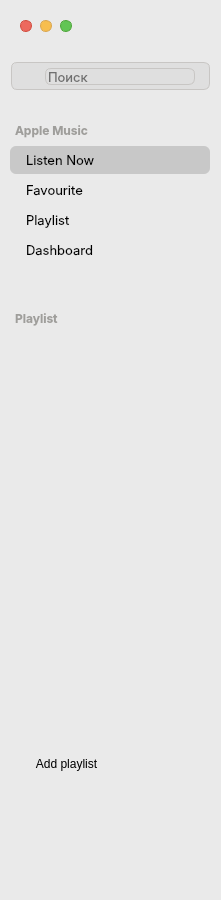
    <widget class="QFrame" name="sidebar_2">
     <property name="geometry">
      <rect>
       <x>0</x>
       <y>0</y>
       <width>221</width>
       <height>900</height>
      </rect>
     </property>
     <property name="styleSheet">
      <string notr="true">background-color: #EAEAEA; 
border-radius: 0px;
border-top-left-radius: 6px; 
border-bottom-left-radius: 6px</string>
     </property>
     <property name="frameShape">
      <enum>QFrame::StyledPanel</enum>
     </property>
     <property name="frameShadow">
      <enum>QFrame::Raised</enum>
     </property>
     <widget class="QFrame" name="AppleMusic_3">
      <property name="geometry">
       <rect>
        <x>10</x>
        <y>146</y>
        <width>200</width>
        <height>120</height>
       </rect>
      </property>
      <property name="frameShape">
       <enum>QFrame::StyledPanel</enum>
      </property>
      <property name="frameShadow">
       <enum>QFrame::Raised</enum>
      </property>
      <widget class="QPushButton" name="pushButton_ListenNow">
       <property name="geometry">
        <rect>
         <x>0</x>
         <y>0</y>
         <width>200</width>
         <height>28</height>
        </rect>
       </property>
       <property name="sizeIncrement">
        <size>
         <width>0</width>
         <height>0</height>
        </size>
       </property>
       <property name="baseSize">
        <size>
         <width>0</width>
         <height>0</height>
        </size>
       </property>
       <property name="font">
        <font>
         <family>SF Pro Display</family>
         <pointsize>10</pointsize>
        </font>
       </property>
       <property name="cursor">
        <cursorShape>PointingHandCursor</cursorShape>
       </property>
       <property name="layoutDirection">
        <enum>Qt::LeftToRight</enum>
       </property>
       <property name="styleSheet">
        <string notr="true">border-radius: 6px;
text-align: left;
padding-left: 16px;
background-color: #C8C8C8;
</string>
       </property>
       <property name="text">
        <string>Listen Now</string>
       </property>
       <property name="icon">
        <iconset>
         <normaloff>../images/ListenNow.svg</normaloff>../images/ListenNow.svg</iconset>
       </property>
       <property name="iconSize">
        <size>
         <width>16</width>
         <height>16</height>
        </size>
       </property>
       <property name="checkable">
        <bool>false</bool>
       </property>
       <property name="autoDefault">
        <bool>false</bool>
       </property>
       <property name="default">
        <bool>false</bool>
       </property>
       <property name="flat">
        <bool>false</bool>
       </property>
      </widget>
      <widget class="QPushButton" name="pushButton_Favourite">
       <property name="geometry">
        <rect>
         <x>0</x>
         <y>30</y>
         <width>200</width>
         <height>28</height>
        </rect>
       </property>
       <property name="sizeIncrement">
        <size>
         <width>0</width>
         <height>0</height>
        </size>
       </property>
       <property name="baseSize">
        <size>
         <width>0</width>
         <height>0</height>
        </size>
       </property>
       <property name="font">
        <font>
         <family>SF Pro Display</family>
         <pointsize>10</pointsize>
        </font>
       </property>
       <property name="cursor">
        <cursorShape>PointingHandCursor</cursorShape>
       </property>
       <property name="layoutDirection">
        <enum>Qt::LeftToRight</enum>
       </property>
       <property name="styleSheet">
        <string notr="true">border-radius: 6px;
text-align: left;
padding-left: 16px;
</string>
       </property>
       <property name="text">
        <string>Favourite</string>
       </property>
       <property name="icon">
        <iconset>
         <normaloff>../images/Music.svg</normaloff>../images/Music.svg</iconset>
       </property>
       <property name="iconSize">
        <size>
         <width>16</width>
         <height>16</height>
        </size>
       </property>
       <property name="checkable">
        <bool>false</bool>
       </property>
       <property name="autoDefault">
        <bool>false</bool>
       </property>
       <property name="default">
        <bool>false</bool>
       </property>
       <property name="flat">
        <bool>false</bool>
       </property>
      </widget>
      <widget class="QPushButton" name="pushButton_Album">
       <property name="geometry">
        <rect>
         <x>0</x>
         <y>60</y>
         <width>200</width>
         <height>28</height>
        </rect>
       </property>
       <property name="sizeIncrement">
        <size>
         <width>0</width>
         <height>0</height>
        </size>
       </property>
       <property name="baseSize">
        <size>
         <width>0</width>
         <height>0</height>
        </size>
       </property>
       <property name="font">
        <font>
         <family>SF Pro Display</family>
         <pointsize>10</pointsize>
        </font>
       </property>
       <property name="cursor">
        <cursorShape>PointingHandCursor</cursorShape>
       </property>
       <property name="layoutDirection">
        <enum>Qt::LeftToRight</enum>
       </property>
       <property name="styleSheet">
        <string notr="true">border-radius: 6px;
text-align: left;
padding-left: 16px;
</string>
       </property>
       <property name="text">
        <string>Playlist</string>
       </property>
       <property name="icon">
        <iconset>
         <normaloff>../images/Album.svg</normaloff>../images/Album.svg</iconset>
       </property>
       <property name="iconSize">
        <size>
         <width>16</width>
         <height>16</height>
        </size>
       </property>
       <property name="checkable">
        <bool>false</bool>
       </property>
       <property name="autoDefault">
        <bool>false</bool>
       </property>
       <property name="default">
        <bool>false</bool>
       </property>
       <property name="flat">
        <bool>false</bool>
       </property>
      </widget>
      <widget class="QPushButton" name="pushButton_Album_2">
       <property name="geometry">
        <rect>
         <x>0</x>
         <y>90</y>
         <width>200</width>
         <height>28</height>
        </rect>
       </property>
       <property name="sizeIncrement">
        <size>
         <width>0</width>
         <height>0</height>
        </size>
       </property>
       <property name="baseSize">
        <size>
         <width>0</width>
         <height>0</height>
        </size>
       </property>
       <property name="font">
        <font>
         <family>SF Pro Display</family>
         <pointsize>10</pointsize>
        </font>
       </property>
       <property name="cursor">
        <cursorShape>PointingHandCursor</cursorShape>
       </property>
       <property name="layoutDirection">
        <enum>Qt::LeftToRight</enum>
       </property>
       <property name="styleSheet">
        <string notr="true">border-radius: 6px;
text-align: left;
padding-left: 16px;
</string>
       </property>
       <property name="text">
        <string>Dashboard</string>
       </property>
       <property name="icon">
        <iconset>
         <normaloff>../images/ListenNow.svg</normaloff>../images/ListenNow.svg</iconset>
       </property>
       <property name="iconSize">
        <size>
         <width>16</width>
         <height>16</height>
        </size>
       </property>
       <property name="checkable">
        <bool>false</bool>
       </property>
       <property name="autoDefault">
        <bool>false</bool>
       </property>
       <property name="default">
        <bool>false</bool>
       </property>
       <property name="flat">
        <bool>false</bool>
       </property>
      </widget>
     </widget>
     <widget class="QFrame" name="window">
      <property name="geometry">
       <rect>
        <x>20</x>
        <y>20</y>
        <width>52</width>
        <height>12</height>
       </rect>
      </property>
      <property name="frameShape">
       <enum>QFrame::StyledPanel</enum>
      </property>
      <property name="frameShadow">
       <enum>QFrame::Raised</enum>
      </property>
      <widget class="QPushButton" name="TrafficLight_ED695E_6">
       <property name="geometry">
        <rect>
         <x>0</x>
         <y>0</y>
         <width>12</width>
         <height>12</height>
        </rect>
       </property>
       <property name="styleSheet">
        <string notr="true">border: 0.5px solid #D14C3E;
background-color: #ED695E;
border-radius: 6px</string>
       </property>
       <property name="text">
        <string/>
       </property>
      </widget>
      <widget class="QPushButton" name="TrafficLight_F7BE4F_5">
       <property name="geometry">
        <rect>
         <x>20</x>
         <y>0</y>
         <width>12</width>
         <height>12</height>
        </rect>
       </property>
       <property name="styleSheet">
        <string notr="true">border: 0.5px solid #D9A651;
background-color: #F7BE4F;
border-radius: 6px</string>
       </property>
       <property name="text">
        <string/>
       </property>
      </widget>
      <widget class="QPushButton" name="TrafficLight_62C554_5">
       <property name="geometry">
        <rect>
         <x>40</x>
         <y>0</y>
         <width>12</width>
         <height>12</height>
        </rect>
       </property>
       <property name="styleSheet">
        <string notr="true">border: 0.5px solid #4FA53A;
background-color: #62C554;
border-radius: 6px</string>
       </property>
       <property name="text">
        <string/>
       </property>
      </widget>
     </widget>
     <widget class="QLabel" name="label_85">
      <property name="geometry">
       <rect>
        <x>15</x>
        <y>122</y>
        <width>91</width>
        <height>16</height>
       </rect>
      </property>
      <property name="font">
       <font>
        <family>SF Pro Display</family>
        <pointsize>9</pointsize>
        <weight>75</weight>
        <bold>true</bold>
       </font>
      </property>
      <property name="styleSheet">
       <string notr="true">color: #9F9E9B</string>
      </property>
      <property name="text">
       <string>Apple Music</string>
      </property>
     </widget>
     <widget class="QFrame" name="frameSearch">
      <property name="geometry">
       <rect>
        <x>11</x>
        <y>62</y>
        <width>199</width>
        <height>28</height>
       </rect>
      </property>
      <property name="styleSheet">
       <string notr="true">background-color: #DFDFDF;
border: 0.5px solid #C8C6C4;
border-radius: 6px</string>
      </property>
      <property name="frameShape">
       <enum>QFrame::StyledPanel</enum>
      </property>
      <property name="frameShadow">
       <enum>QFrame::Raised</enum>
      </property>
      <widget class="QLabel" name="label_86">
       <property name="geometry">
        <rect>
         <x>9</x>
         <y>4</y>
         <width>20</width>
         <height>21</height>
        </rect>
       </property>
       <property name="styleSheet">
        <string notr="true">border:none</string>
       </property>
       <property name="text">
        <string/>
       </property>
       <property name="pixmap">
        <pixmap>../images/Search.svg</pixmap>
       </property>
       <property name="scaledContents">
        <bool>false</bool>
       </property>
       <property name="alignment">
        <set>Qt::AlignCenter</set>
       </property>
      </widget>
      <widget class="QLineEdit" name="lineEditSearch">
       <property name="geometry">
        <rect>
         <x>34</x>
         <y>6</y>
         <width>150</width>
         <height>17</height>
        </rect>
       </property>
       <property name="font">
        <font>
         <family>Inter</family>
         <pointsize>10</pointsize>
         <weight>50</weight>
         <bold>false</bold>
        </font>
       </property>
       <property name="styleSheet">
        <string notr="true">border: none;
background-color: transparent;
QLineEdit[text=\&quot;\&quot;] { 
	color:red;
}</string>
       </property>
       <property name="text">
        <string/>
       </property>
       <property name="placeholderText">
        <string>Поиск</string>
       </property>
      </widget>
     </widget>
     <widget class="QLabel" name="label_87">
      <property name="geometry">
       <rect>
        <x>15</x>
        <y>310</y>
        <width>91</width>
        <height>16</height>
       </rect>
      </property>
      <property name="font">
       <font>
        <family>SF Pro Display</family>
        <pointsize>9</pointsize>
        <weight>75</weight>
        <bold>true</bold>
       </font>
      </property>
      <property name="styleSheet">
       <string notr="true">color: #9F9E9B</string>
      </property>
      <property name="text">
       <string>Playlist</string>
      </property>
     </widget>
     <widget class="QPushButton" name="buttonAddPlaylist">
      <property name="geometry">
       <rect>
        <x>20</x>
        <y>750</y>
        <width>93</width>
        <height>28</height>
       </rect>
      </property>
      <property name="text">
       <string>Add playlist</string>
      </property>
     </widget>
     <widget class="QScrollArea" name="scroll_Playlist">
      <property name="geometry">
       <rect>
        <x>10</x>
        <y>340</y>
        <width>200</width>
        <height>300</height>
       </rect>
      </property>
      <property name="widgetResizable">
       <bool>true</bool>
      </property>
      <widget class="QWidget" name="scrollAreaWidgetContents_2">
       <property name="geometry">
        <rect>
         <x>0</x>
         <y>0</y>
         <width>200</width>
         <height>300</height>
        </rect>
       </property>
      </widget>
     </widget>
    </widget>
